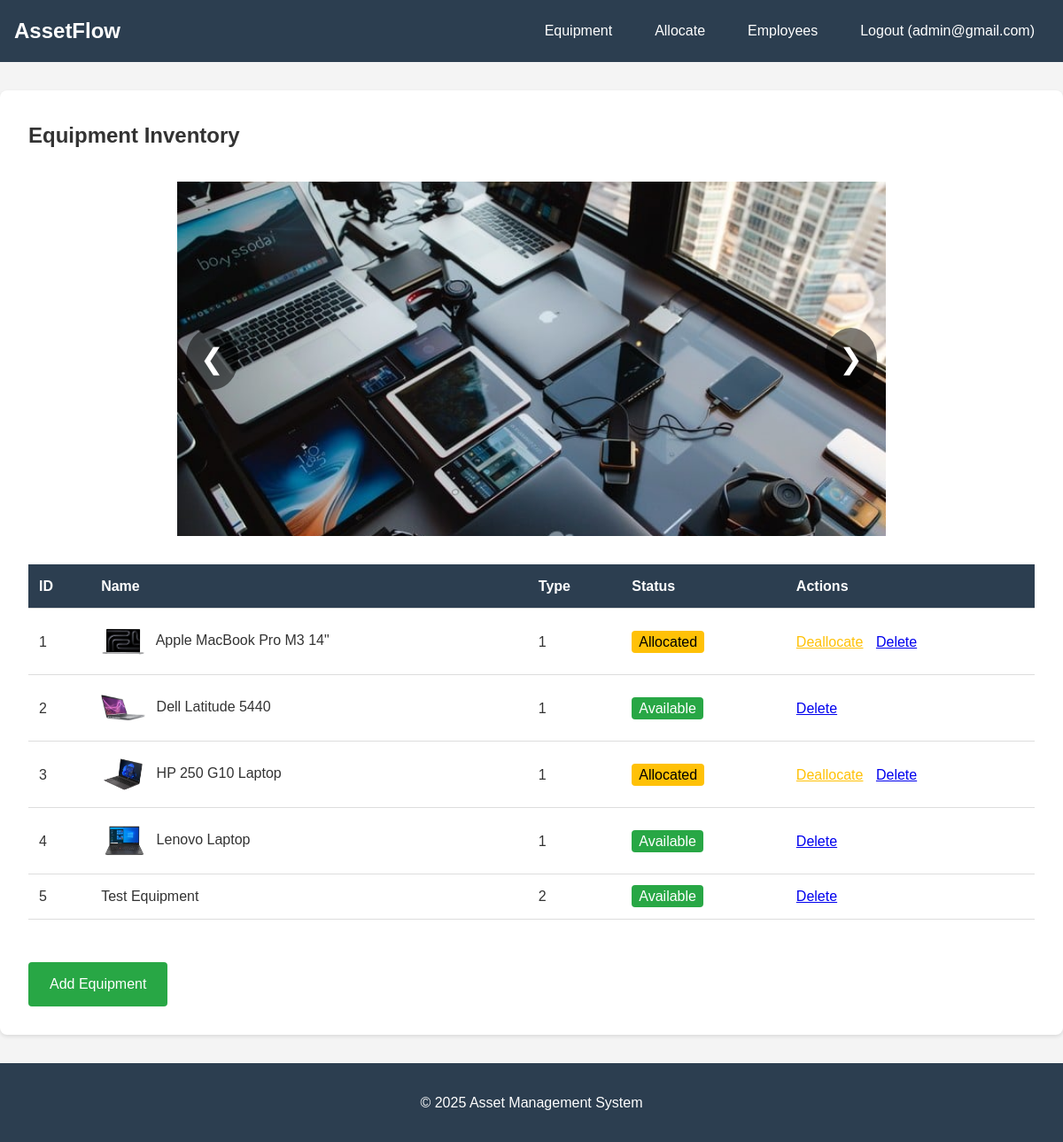
The page /index.php?controller=equipment&action=list (signed in) on the database as committed earlier.
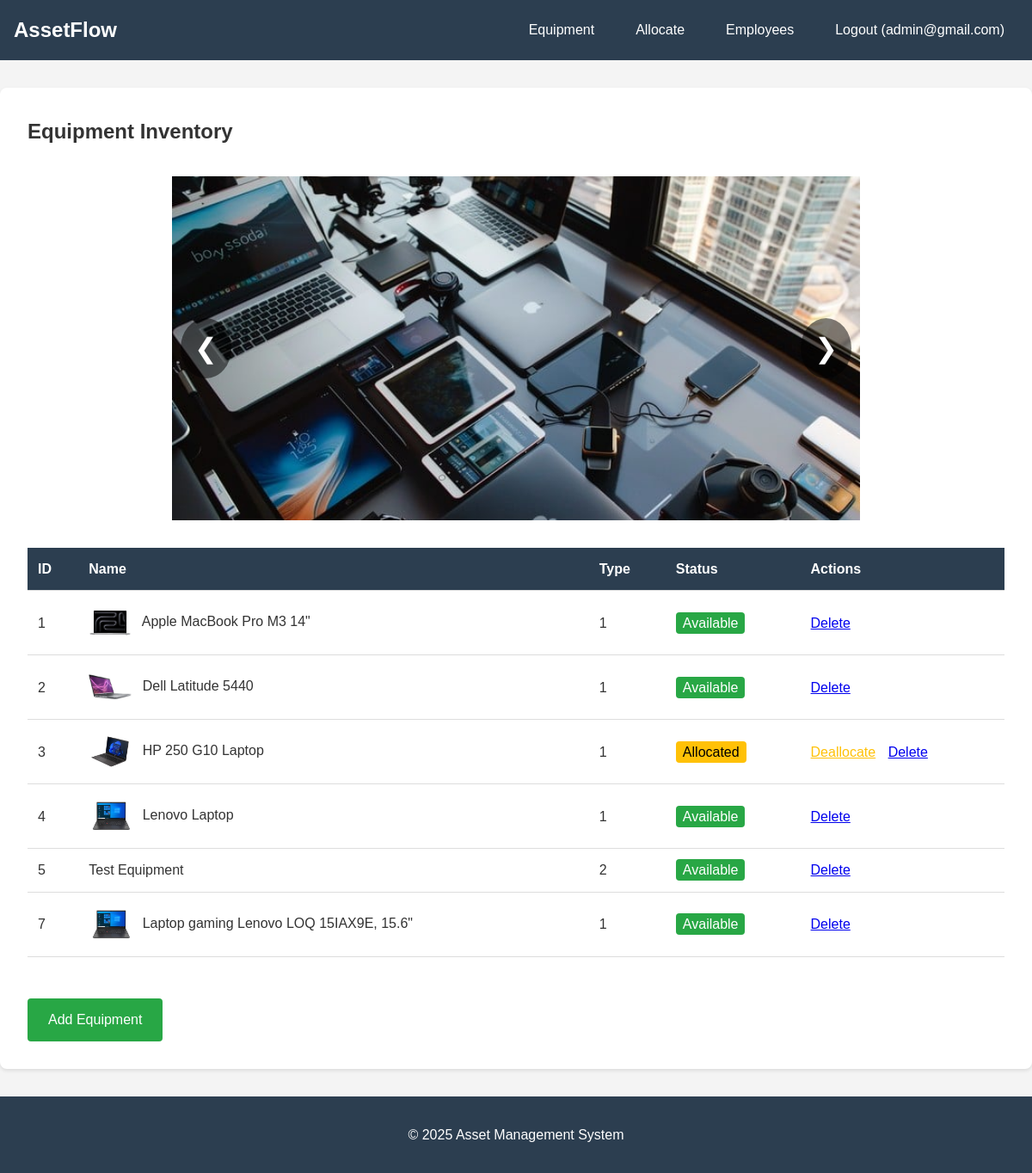
The same page on the database as committed later.
### tables this page shows
CREATE TABLE Equipment (
            equipment_id INTEGER PRIMARY KEY AUTOINCREMENT,
            inventory_code VARCHAR(50) UNIQUE NOT NULL,
            name VARCHAR(100) NOT NULL,
            type_id INTEGER,
            specifications TEXT,
            status TEXT NOT NULL CHECK(status IN ('Available', 'Allocated', 'Service', 'Decommissioned')),
            purchase_date TEXT,
            os_version VARCHAR(50) NOT NULL,
            location VARCHAR(100) NOT NULL,
            photo_path VARCHAR(255),
            FOREIGN KEY (type_id) REFERENCES EquipmentTypes(type_id) ON DELETE SET NULL
            
        );

### config/DBConnection.php (called while the page is built)
<?php
    class DBConnection
    {
        private static $instance = null;
        private $connection;
        private function __construct()
        {
            $dbFile = __DIR__ . '/database.sqlite';
            $this->connection = new PDO('sqlite:' . $dbFile);
            $this->connection->setAttribute(PDO::ATTR_ERRMODE, PDO::ERRMODE_EXCEPTION);
            $this->connection->exec("PRAGMA foreign_keys = ON;");
        }
        public static function getInstance()
        {
            if (self::$instance === null)
            {
                self::$instance = new DBConnection();
            }
            return self::$instance;
        }
        public function getConnection()
        {
            return $this->connection;
        }
    }
?>

### model/EquipmentModel.php (called while the page is built, shortened)
<?php
    require_once __DIR__ . '/../config/DBConnection.php';
    class EquipmentModel extends BaseModel
    {
        private $db;
        public function __construct()
        {
            $this->db = DBConnection::getInstance()->getConnection();
        }
        public function findAll()
        {
            $stmt = $this->db->query("SELECT * FROM Equipment");
            return $stmt->fetchAll(PDO::FETCH_ASSOC);
        }
    }
?>

### model/AllocationModel.php (called while the page is built, shortened)
<?php
    require_once __DIR__ . '/EquipmentModel.php';
    class AllocationModel extends BaseModel
    {
        private $db;
        public function __construct()
        {
            $this->db = DBConnection::getInstance()->getConnection();
        }
        public function findAll()
        {
            $stmt = $this->db->query("SELECT * FROM Allocations");
            return $stmt->fetchAll(PDO::FETCH_ASSOC);
        }
    }
?>

### view/equipment/list.php (the view, shortened to what this page needs)
<?php
require_once __DIR__ . '/../layout/header.php';
?>
<div class="container">
    <h2>Equipment Inventory</h2>
        <div class="carousel-container">
    <div class="carousel-slide active">
        <img src="/public/uploads/tech-loaded-workspace-stockcake.jpg" alt="Equipment 1">
    </div>
        <button class="carousel-btn prev" onclick="changeSlide(-1)">&#10094;</button>
        <button class="carousel-btn next" onclick="changeSlide(1)">&#10095;</button>
    </div>
    <table class="equipment-table">
        <thead>
            <tr>
                <th>ID</th>
                <th>Name</th>
                <th>Type</th>
                <th>Status</th>
                <th>Actions</th>
            </tr>
        </thead>
        <tbody>
            <?php foreach ($equipment as $item): ?>
            <tr>
                <td><?php echo htmlspecialchars($item['equipment_id']); ?></td>
                <td>
                    <?php if (!empty($item['photo_path'])): ?>
                        <img src="../public/<?php echo htmlspecialchars($item['photo_path']); ?>"
                             alt="<?php echo htmlspecialchars($item['name']); ?>"
                             style="width: 50px; height: 50px; object-fit: cover; border-radius: 4px; margin-right: 8px;">
                    <?php endif; ?>
                    <?php echo htmlspecialchars($item['name']); ?>
                </td>
                <td><?php echo htmlspecialchars($item['type_id']); ?></td>
                <td><span class="status-<?php echo strtolower($item['status']); ?>">
                    <?php echo htmlspecialchars($item['status']); ?>
                </span></td>
                <td>
                    <?php if ($item['status'] == 'Allocated' && ($_SESSION['user_role'] == 'admin' || $_SESSION['user_role'] == 'manager')): ?>
                        <?php
                        require_once __DIR__ . '/../../model/AllocationModel.php';
                        $allocationModel = new AllocationModel();
                        $allocations = $allocationModel->findAll();
                        $allocationId = null;
                        foreach ($allocations as $alloc) {
                            if ($alloc['equipment_id'] == $item['equipment_id']) {
                                $allocationId = $alloc['allocation_id'];
                                break;
                            }
                        }
                        ?>
                        <?php if ($allocationId): ?>
                            <a href="?controller=deallocate&id=<?php echo $allocationId; ?>"
                               onclick="return confirm('Deallocate this equipment?')"
                               style="color: #ffc107; margin-right: 10px;">Deallocate</a>
                        <?php endif; ?>
                    <?php endif; ?>
                    <?php if ($_SESSION['user_role'] == 'admin'): ?>
                        <a href="?controller=equipment&action=delete&id=<?php echo $item['equipment_id']; ?>"
                           onclick="return confirm('Are you sure?')">Delete</a>
                    <?php endif; ?>
                </td>
            </tr>
            <?php endforeach; ?>
        </tbody>
    </table>
    <a href="?controller=equipment&action=add" class="btn-add">Add Equipment</a>
</div>
<?php require_once __DIR__ . '/../layout/footer.php'; ?>

### index.php (shortened to what this page needs)
<?php
require_once __DIR__ . '/config/DBConnection.php';
$action = $_GET['action'] ?? 'index';
$controller = $_GET['controller'] ?? 'auth';
switch ($controller) {
    case 'equipment':
        switch ($action) {
            case 'list':
            default:
                require_once __DIR__ . '/model/EquipmentModel.php';
                $model = new EquipmentModel();
                $equipment = $model->findAll();
                include __DIR__ . '/view/equipment/list.php';
                break;
        }
        break;
}
?>

### view/layout/header.php (shortened to what this page needs)
<!DOCTYPE html>
<html lang="en">
<head>
    <link rel="stylesheet" href="../public/css/main.css">
    <link rel="stylesheet" href="../public/css/responsive.css">
</head>
<body>
    <nav class="navbar">
        <h1>AssetFlow</h1>
        <ul>
            <li><a href="index.php?controller=equipment&action=list">Equipment</a></li>
            <li><a href="index.php?controller=allocation&action=allocate">Allocate</a></li>
            <?php if (isset($_SESSION['user_role']) && ($_SESSION['user_role'] == 'admin' || $_SESSION['user_role'] == 'manager')): ?>
                <li><a href="index.php?controller=employee&action=list">Employees</a></li>
            <?php endif; ?>
            <?php if (isset($_SESSION['user_role'])): ?>
                <li><a href="index.php?controller=auth&action=logout">Logout (<?php echo htmlspecialchars($_SESSION['user_email']); ?>)</a></li>
            <?php endif; ?>
        </ul>
    </nav>
</body>
</html>

### view/layout/footer.php (shortened to what this page needs)
<footer class="footer">
    <p>&copy; <?php echo date('Y'); ?> Asset Management System</p>
</footer>
</body>
</html>

### public/css/main.css (style rules this page uses)
* { margin: 0; padding: 0; box-sizing: border-box; }
body { font-family: 'Arial', sans-serif; line-height: 1.6; color: #333; background-color: #f4f4f4; }
.navbar { background-color: #2c3e50; color: white; padding: 1rem; display: flex; justify-content: space-between; align-items: center; }
.navbar h1 { font-size: 1.5rem; }
.navbar ul { list-style: none; display: flex; gap: 1rem; }
.navbar a { color: white; text-decoration: none; padding: 0.5rem 1rem; border-radius: 4px; }
.container { max-width: 1200px; margin: 2rem auto; padding: 0 2rem; background-color: white; border-radius: 8px; box-shadow: 0 2px 4px rgba(0,0,0,0.1); }
.carousel-container { position: relative; width: 100%; max-width: 800px; margin: 2rem auto; height: 400px; overflow: hidden; }
.carousel-slide { display: none; width: 100%; height: 100%; }
.carousel-slide.active { display: block; }
.carousel-slide img { width: 100%; height: 100%; object-fit: cover; }
.carousel-btn { position: absolute; top: 50%; transform: translateY(-50%); background-color: rgba(0,0,0,0.5); color: white; border: none; padding: 1rem; font-size: 2rem; cursor: pointer; border-radius: 50%; }
.carousel-btn.prev { left: 10px; }
.carousel-btn.next { right: 10px; }
.equipment-table { width: 100%; border-collapse: collapse; margin: 2rem 0; }
.equipment-table th, .equipment-table td { padding: 12px; text-align: left; border-bottom: 1px solid #ddd; }
.equipment-table th { background-color: #2c3e50; color: white; }
.status-available { background-color: #28a745; color: white; padding: 0.25rem 0.5rem; border-radius: 4px; }
.status-allocated { background-color: #ffc107; color: black; padding: 0.25rem 0.5rem; border-radius: 4px; }
button[type="submit"], .btn-add { background-color: #28a745; color: white; padding: 0.75rem 1.5rem; border: none; border-radius: 4px; cursor: pointer; font-size: 1rem; text-decoration: none; display: inline-block; }
.btn-add { margin-top: 1rem; }
.equipment-table img { vertical-align: middle; }

### public/css/responsive.css (style rules this page uses)
@media (min-width: 1025px) { .container { padding: 2rem; } }
@media (min-width: 1025px) { .equipment-table { font-size: 1rem; } }

### view/layout/footer.php (style rules this page uses)
.footer { text-align: center; padding: 2rem; background-color: #2c3e50; color: white; margin-top: 2rem; }

Rows that differ between the two databases and show on the page:
changed equipment "Apple MacBook Pro M3 14\"": status "Allocated" → "Available"; no longer shows "Deallocate"
added equipment: equipment_id "7", photo_path (picture), name "Laptop gaming Lenovo LOQ 15IAX9E, 15.6\"", type "1", status "Available"
